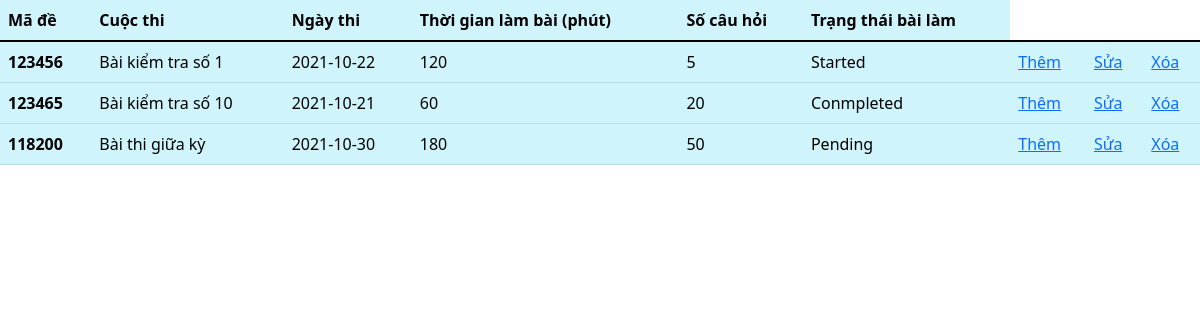
The page / on the database its author committed.
### tables this page shows
CREATE TABLE `exams` (
  `id` varchar(6) NOT NULL,
  `exam_title` varchar(100) NOT NULL,
  `exam_datetime` date NOT NULL,
  `duration` int(11) NOT NULL,
  `total_question` tinyint(4) NOT NULL,
  `marks_per_right_answer` float NOT NULL,
  `created_on` date NOT NULL,
  `status` varchar(20) NOT NULL,
  `exam_code` varchar(6) DEFAULT NULL
);

### src/index.php (the view, shortened to what this page needs)
<!DOCTYPE html>
<html lang="en">
<head>
  <link href="https://cdn.jsdelivr.net/npm/bootstrap@5.1.3/dist/css/bootstrap.min.css" rel="stylesheet">
</head>
<body id="page-top">
  <div id="wrapper">
    <table class="table table-info">
  <thead>
    <tr>
      <th scope="col">Mã đề</th>
      <th scope="col">Cuộc thi</th>
      <th scope="col">Ngày thi</th>
      <th scope="col">Thời gian làm bài (phút)</th>
      <th scope="col">Số câu hỏi</th>
      <th scope="col">Trạng thái bài làm</th>
    </tr>
  </thead>
  <tbody>
  <?php
                   $con=mysqli_connect("localhost","root","","exam");
                   $sel="SELECT * FROM exams";
                   $rk=$con->query($sel);
                   while($row=$rk->fetch_assoc()){
 ?>
    <tr>
      <th scope ="row" ><?php echo $row["exam_code"]; ?></th>
      <td><?php echo $row["exam_title"]; ?></td>
      <td><?php echo $row["exam_datetime"]; ?></td>
      <td><?php echo $row["duration"]; ?></td>
      <td><?php echo $row["total_question"]; ?></td>
      <td><?php echo $row["status"]; ?></td>
      <td><a href="#">Thêm</a></td>
      <td><a href="#">Sửa</a></td>
      <td><a href="#">Xóa</a></td>
    </tr>
    <?php } ?>
  </tbody>
</table>
</body>
</html>

### rows shown on the page
exams: exam_code "123456", exam_title "Bài kiểm tra số 1", exam_datetime "2021-10-22", duration "120", total_question "5", status "Started"
exams: exam_code "123465", exam_title "Bài kiểm tra số 10", exam_datetime "2021-10-21", duration "60", total_question "20", status "Conmpleted"
exams: exam_code "118200", exam_title "Bài thi giữa kỳ", exam_datetime "2021-10-30", duration "180", total_question "50", status "Pending"
